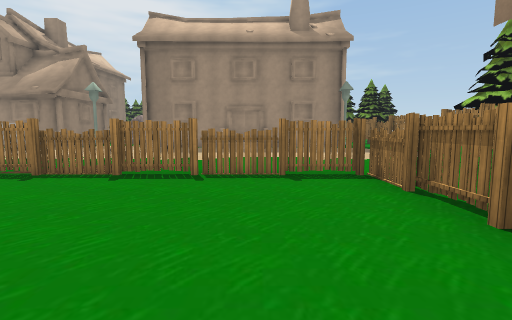
view 1 (above)

24 first-person views from a walk through a scene from a Unity 3-D project. The camera is 1.4 m above the floor, tilts 6° down and sees 85° across. The floor is counted in squares, 2 m on a side. Each view is taken from the middle of a square. On the plan, view 1 faces up. The plan holds only what a view shows up to about 9 squares ahead; the rest is blank. The place goes on beyond the plan. The player is left out. Some animated figures are left out. Some surface patterns are stand-ins.

view 2
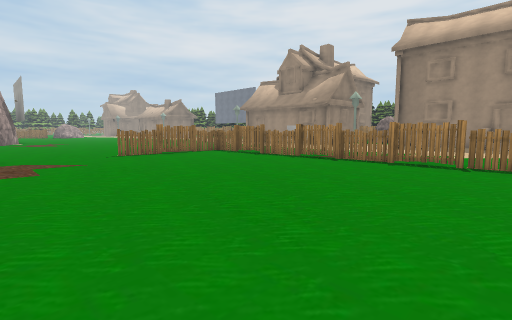

view 3
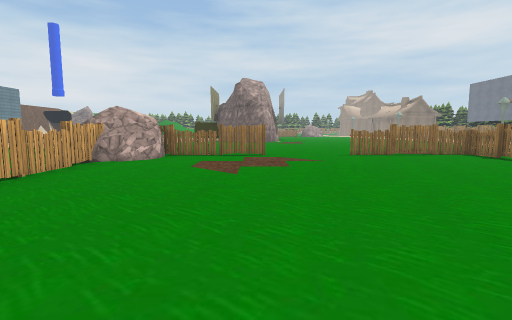

view 4
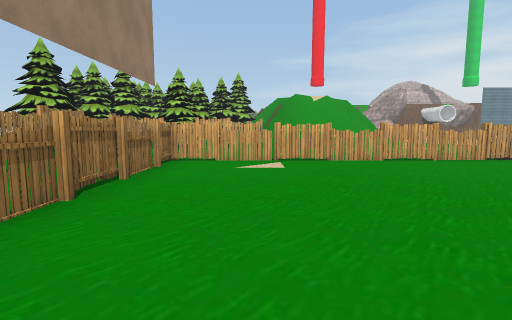

view 5
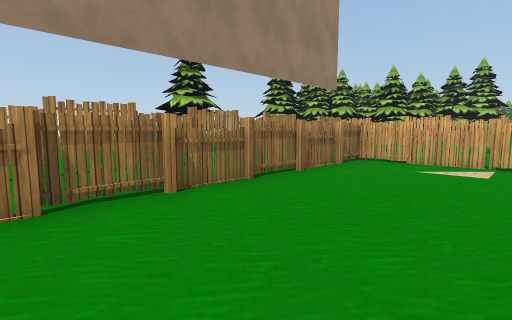

view 6
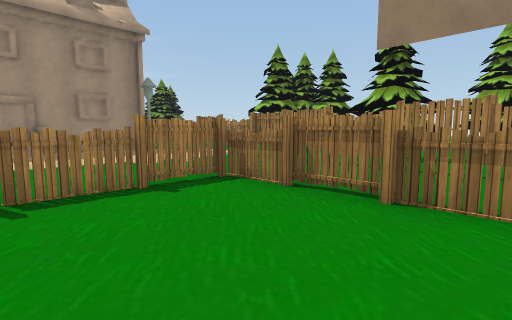

view 7
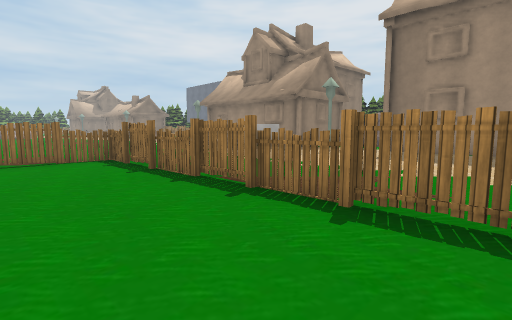

view 8
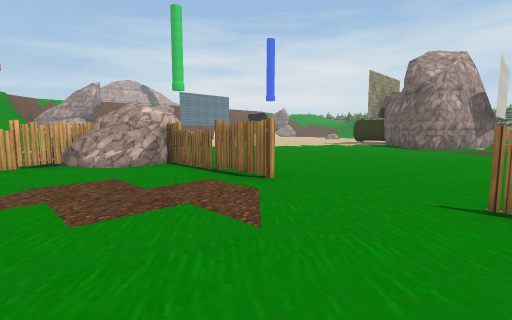

view 9
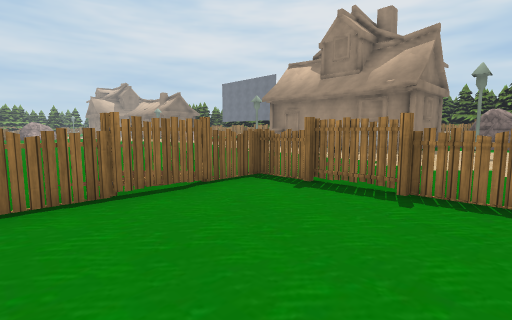

view 10
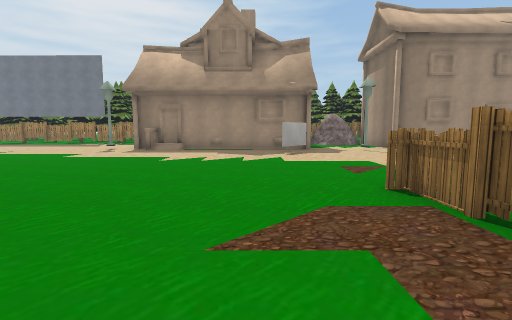

view 11
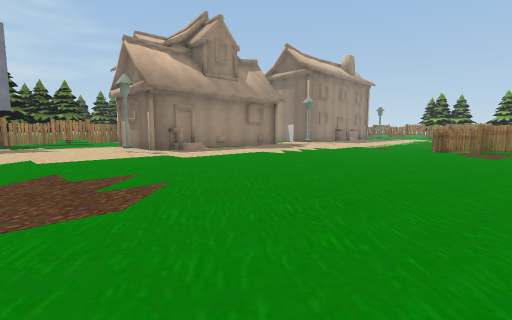

view 12
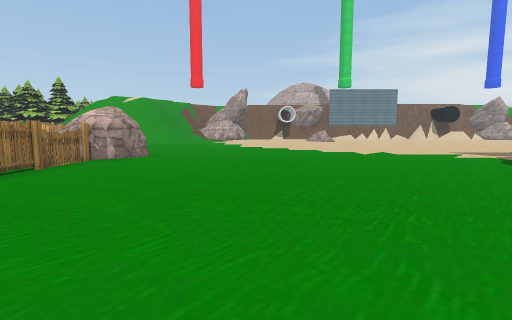

view 13
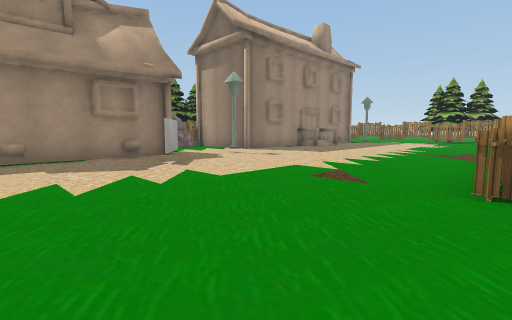

view 14
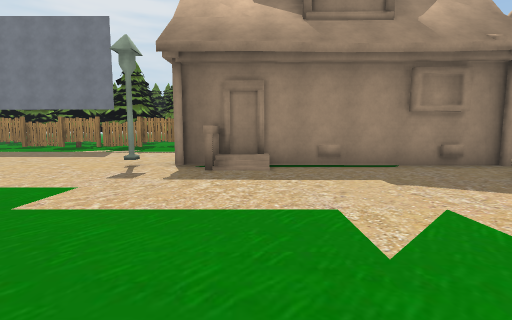

view 15
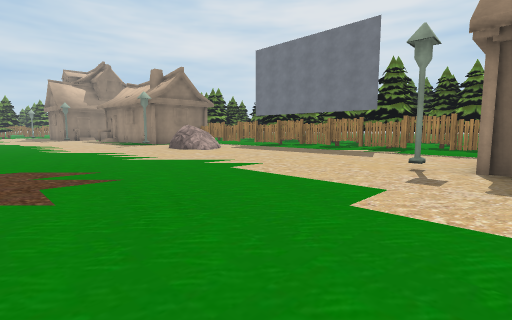

view 16
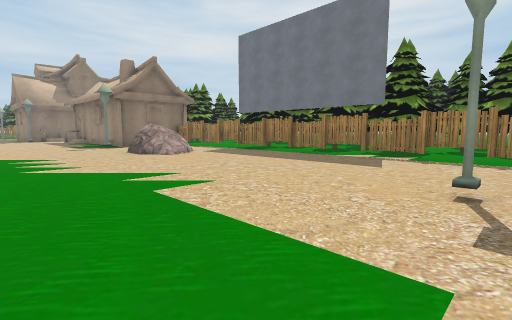

view 17
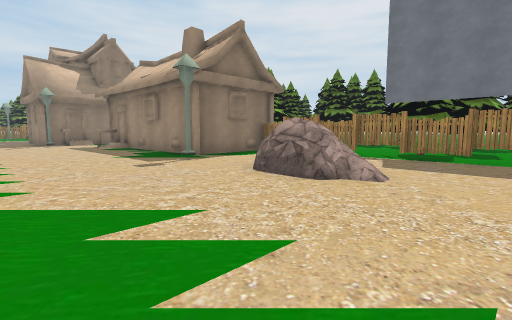

view 18
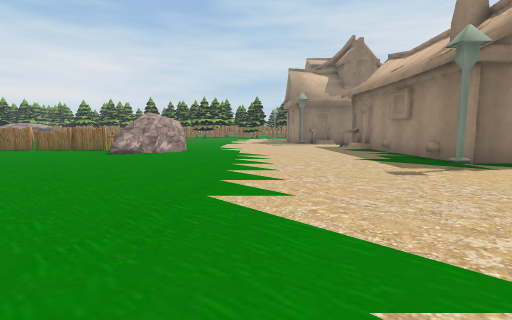

view 19
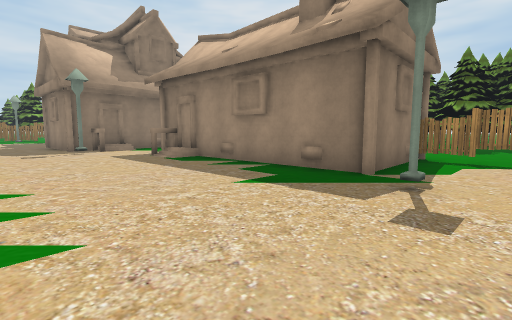

view 20
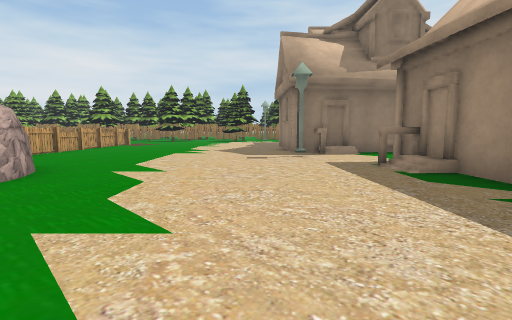

view 21
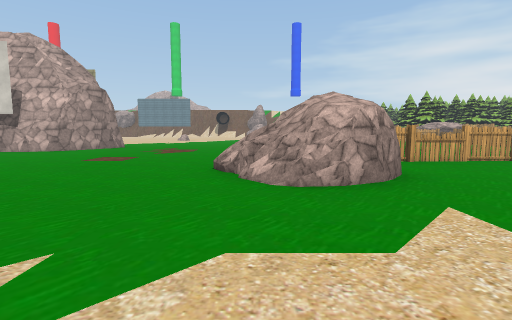

view 22
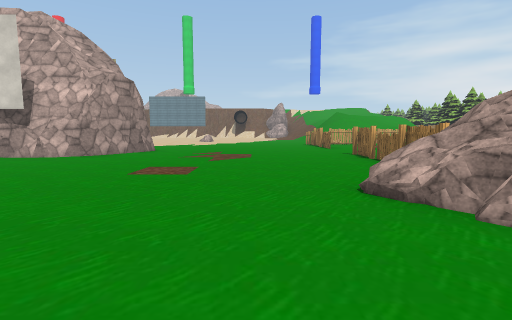

view 23
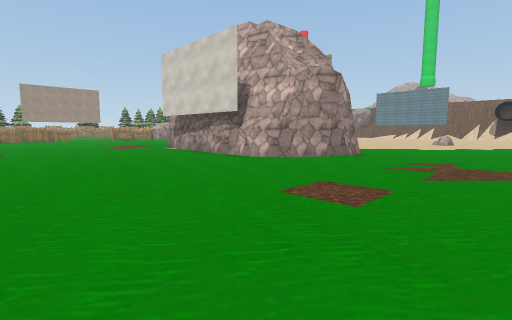

view 24
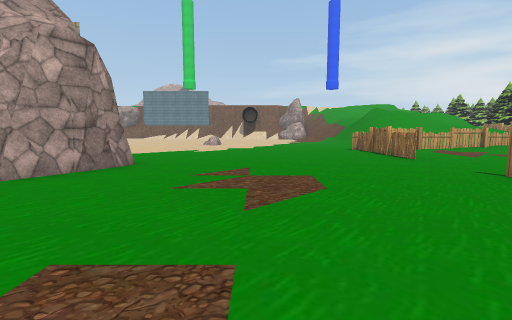

### Floor plan
Key: @ floor where view 1 was taken; # wall or solid block; x gap in a wall; . floor; / step, stairs or slope; = window, fence, low wall or low ledge; T thing the floor can be seen under or through; R rock; H house; L lamp; B billboard.
Columns run from 37 left of view 1 to 5 right of it. Each row starts with its distance up from view 1.
 17          ...  #    ##
 16          H...#####B.###
 15          ##x##.........
 14          #.. ..........
 13        ###..  R........
 12 #..H/.....L.RRR.......L#######   ###H##
 11 HH.....................H/......L  ..H .
 10 HL..........................B... .......
  9 ......................................... #
  8 ......................................... #
  7 ......................................... #
  6 ..........................................
  5 ....RRR..................................#
  4 .... RR......................#x#TTxxTTTT.#
  3 xx=# R.......................x.........x.#
  2  ..  #.......................T.........#.#
  1      #...........      ......T.........#.#
  0      #...........B    ...............@.#.x
 -1      #.......####     .................x.#
 -2     ........##       ........#.........x.#
 -3    .........#       .........#.........#.#
 -4    ..=.......      ..........#.........#.#
 -5   ...#.......      ..........RR........# x
 -6   ...x.......     ..........RRRRxx###### x
 -7                   ...........        ..  #

Where each view was taken, in squares from view 1:
view 1: 0 up, 0 right, facing up
view 2: 2 down, 0 right, facing up-left
view 3: 2 down, 0 right, facing left
view 4: 1 up, 0 right, facing down
view 5: 1 up, 1 left, facing down-right
view 6: 1 up, 1 left, facing up-right
view 7: 2 up, 1 left, facing up-left
view 8: 1 up, 5 left, facing down-left
view 9: 1 up, 5 left, facing up-left
view 10: 1 up, 10 left, facing up
view 11: 2 up, 19 left, facing up-right
view 12: 2 up, 12 left, facing down
view 13: 4 up, 12 left, facing up-right
view 14: 6 up, 13 left, facing up
view 15: 6 up, 14 left, facing up-left
view 16: 8 up, 15 left, facing up-left
view 17: 8 up, 21 left, facing up-left
view 18: 8 up, 22 left, facing left
view 19: 8 up, 26 left, facing up-left
view 20: 9 up, 28 left, facing left
view 21: 9 up, 31 left, facing down
view 22: 7 up, 29 left, facing down
view 23: 5 up, 29 left, facing down-right
view 24: 3 up, 28 left, facing down
